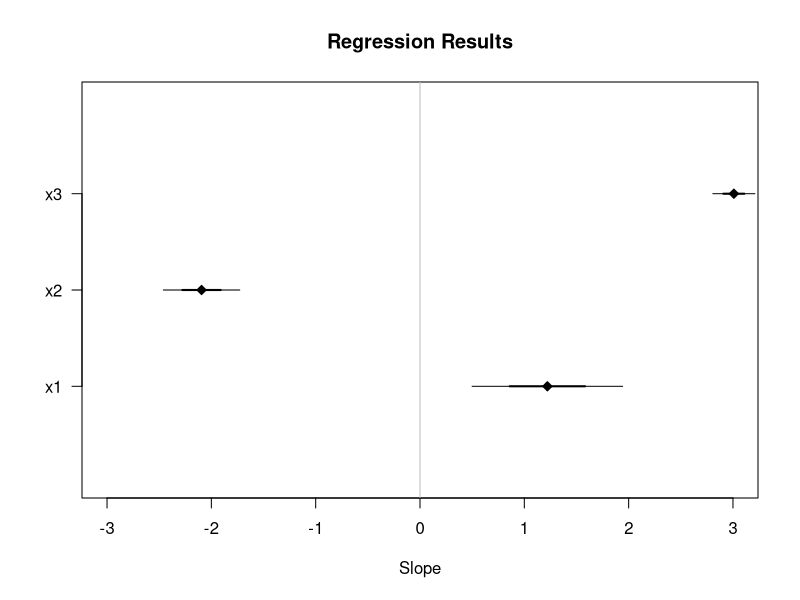
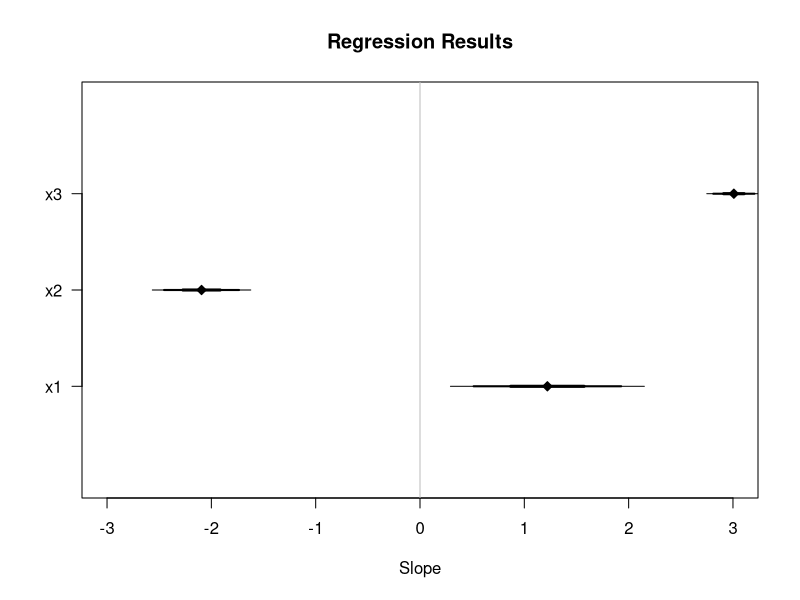

The R script that drew these images, in order:
#' # Regression coefficient plots #
#'
#' A contemporary way of presenting regression results involves converting a regression table into a figure.
set.seed(500)
x1 <- rnorm(100,5,5)
x2 <- rnorm(100,-2,10)
x3 <- rnorm(100,0,20)
y <- (1*x1) + (-2*x2) + (3*x3) + rnorm(100,0,20)
ols2 <- lm(y ~ x1 + x2 + x3)
#' Conventionally, we would present results from this regression as a table:
summary(ols2)
#' Or just:
coef(summary(ols2))[,1:2]
#'
#' It might be helpful to see the size and significance of these effects as a figure.
#' To do so, we have to draw the regression slopes as points and the SEs as lines.
slopes <- coef(summary(ols2))[c('x1','x2','x3'),1]  #' slopes
ses <- coef(summary(ols2))[c('x1','x2','x3'),2]     #' SEs
#' We'll draw the slopes of the three input variables.
#' Note: The interpretation of the following plot depends on input variables that have comparable scales.
#' Note (continued): Comparing dissimilar variables with this visualization can be misleading!
#' Let's construct a plot that draws 1 and 2 SEs for each coefficient:
#'
#' We'll start with a blank plot (like a blank canvas):
plot(NA, xlim=c(-3,3), ylim=c(0,4), xlab='Slope', ylab='', yaxt='n')
# We can add a title:
title('Regression Results')
# We'll add a y-axis labelling our variables:
axis(2, 1:3, c('x1','x2','x3'), las=2)
# We'll add a vertical line for zero:
abline(v=0, col='gray')
# Then we'll draw our slopes as points (`pch` tells us what type of point):
points(slopes,1:3, pch=23, col='black', bg='black')
# Then we'll add thick line segments for each 1 SE:
segments((slopes-ses)[1], 1, (slopes+ses)[1], 1, col='black', lwd=2)
segments((slopes-ses)[2], 2, (slopes+ses)[2], 2, col='black', lwd=2)
segments((slopes-ses)[3], 3, (slopes+ses)[3], 3, col='black', lwd=2)
# Then we'll add thin line segments for the 2 SEs:
segments((slopes-(2*ses))[1], 1, (slopes+(2*ses))[1], 1, col='black', lwd=1)
segments((slopes-(2*ses))[2], 2, (slopes+(2*ses))[2], 2, col='black', lwd=1)
segments((slopes-(2*ses))[3], 3, (slopes+(2*ses))[3], 3, col='black', lwd=1)
#'
#' We can draw a similar plot with confidence intervals instead of SEs.
plot(NA, xlim=c(-3,3), ylim=c(0,4), xlab='Slope', ylab='', yaxt='n')
title('Regression Results')
axis(2, 1:3, c('x1','x2','x3'), las=2)
abline(v=0, col='gray')
points(slopes,1:3, pch=23, col='black', bg='black')
# Then we'll add thick line segments for each 67% CI:
# Note: The `qnorm` function tells us how much to multiple our SEs by to get Gaussian CIs.
segments((slopes-(qnorm(.835)*ses))[1], 1, (slopes+(qnorm(.835)*ses))[1], 1, col='black', lwd=3)
segments((slopes-(qnorm(.835)*ses))[2], 2, (slopes+(qnorm(.835)*ses))[2], 2, col='black', lwd=3)
segments((slopes-(qnorm(.835)*ses))[3], 3, (slopes+(qnorm(.835)*ses))[3], 3, col='black', lwd=3)
# Then we'll add medium line segments for the 95%:
segments((slopes-(qnorm(.975)*ses))[1], 1, (slopes+(qnorm(.975)*ses))[1], 1, col='black', lwd=2)
segments((slopes-(qnorm(.975)*ses))[2], 2, (slopes+(qnorm(.975)*ses))[2], 2, col='black', lwd=2)
segments((slopes-(qnorm(.975)*ses))[3], 3, (slopes+(qnorm(.975)*ses))[3], 3, col='black', lwd=2)
# Then we'll add thin line segments for the 99%:
segments((slopes-(qnorm(.995)*ses))[1], 1, (slopes+(qnorm(.995)*ses))[1], 1, col='black', lwd=1)
segments((slopes-(qnorm(.995)*ses))[2], 2, (slopes+(qnorm(.995)*ses))[2], 2, col='black', lwd=1)
segments((slopes-(qnorm(.995)*ses))[3], 3, (slopes+(qnorm(.995)*ses))[3], 3, col='black', lwd=1)
#'
#' Both of these plots are similar, but show how the size, relative size, and significance of regression slopes can easily be summarized visually.
#'